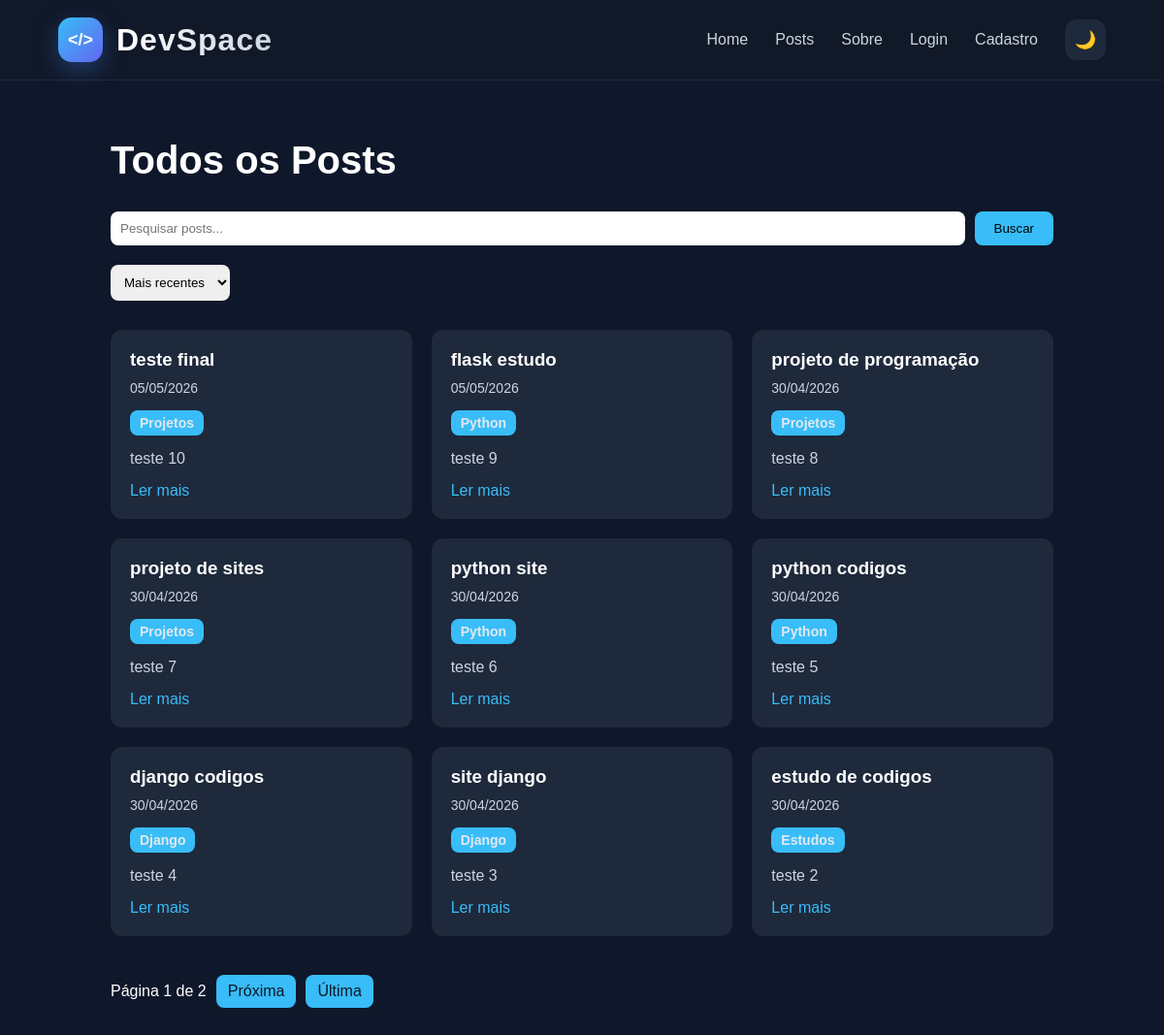
/posts/, run on the app's committed database.
### blog/models.py (models this page shows, shortened)
class Post(models.Model):
    titulo = models.CharField(
        max_length=200
    )
    conteudo = models.TextField()
    data_criacao = models.DateTimeField(
        auto_now_add=True
    )
    slug = models.SlugField(
        unique=True
    )
    categoria = models.ForeignKey(
        Categoria,
        on_delete=models.CASCADE,
        null=True,
        blank=True
    )
    likes = models.ManyToManyField(
        User,
        related_name='liked_posts',
        blank=True
    )
    imagem = models.ImageField(
        upload_to='posts/',
        null=True,
        blank=True
    )

class Categoria(models.Model):
    nome = models.CharField(
        max_length=100
    )

### blog/views.py (the view)
def posts(request):
    busca = request.GET.get('busca')
    categoria = request.GET.get('categoria')
    ordenacao = request.GET.get(
        'ordenacao'
    )
    posts = Post.objects.all()
    if ordenacao == 'antigos':
        posts = posts.order_by(
            'data_criacao'
        )
    elif ordenacao == 'az':
        posts = posts.order_by(
            'titulo'
        )
    else:
        posts = posts.order_by(
            '-data_criacao'
        )
    if busca:
        posts = posts.filter(
            titulo__icontains=busca
        )
    if categoria:
        posts = posts.filter(
            categoria__nome=categoria
        )
    paginator = Paginator(
        posts,
        9
    )
    page = request.GET.get('page')
    posts = paginator.get_page(page)
    return render(
        request,
        'posts.html',
        {
            'posts': posts
        }
    )

### blog/templates/posts.html (shortened to what this page needs)
{% extends 'base.html' %}
{% block content %}
<div class="container">
    <h2 class="section-title">
        Todos os Posts
    </h2>
    <form class="search-form">
        <input type="text" name="busca" placeholder="Pesquisar posts...">
        <button type="submit">
            Buscar
        </button>
    </form>
    <form class="order-form">
        <select name="ordenacao" onchange="this.form.submit()">
            <option value="">
                Mais recentes
            </option>
        </select>
    </form>
    <div class="posts-grid">
        {% for post in posts %}
        <div class="post-card">
            <h3>
                {{ post.titulo }}
            </h3>
            <p class="post-date">
                {{ post.data_criacao|date:"d/m/Y" }}
            </p>
            <a class="post-category" href="/posts/?categoria={{ post.categoria.nome }}">
                {{ post.categoria.nome }}
            </a>
            <p>
                {{ post.conteudo|truncatewords:20 }}
            </p>
            <a href="/post/{{ post.slug }}/">
                Ler mais
            </a>
        </div>
        {% endfor %}
    </div>
    <div class="pagination">
        <span>
            Página {{ posts.number }}
            de {{ posts.paginator.num_pages }}
        </span>
        {% if posts.has_next %}
        <a href="?page={{ posts.next_page_number }}">
            Próxima
        </a>
        <a href="?page={{ posts.paginator.num_pages }}">
            Última
        </a>
        {% endif %}
    </div>
</div>
{% endblock %}

### blog/static/css/style.css (style rules this page uses)
* { margin: 0; padding: 0; box-sizing: border-box; }
body { background-color: #0f172a; color: white; font-family: Arial, Helvetica, sans-serif; transition: 0.3s; }
.container { width: 90%; max-width: 1200px; margin: auto; }
.section-title { margin-bottom: 30px; font-size: 40px; }
.posts-grid { display: grid; grid-template-columns: repeat( auto-fit, minmax(300px, 1fr) ); gap: 20px; }
.post-card { background-color: #1e293b; padding: 20px; border-radius: 12px; transition: 0.3s; }
.post-card h3 { margin-bottom: 10px; }
.post-card p { margin-bottom: 15px; color: #cbd5e1; }
.post-card a { text-decoration: none; color: #38bdf8; }
.post-date { font-size: 14px; color: #94a3b8; margin-bottom: 10px; }
.post-category { display: inline-block; background-color: #38bdf8; color: #e2e8f0 !important; padding: 5px 10px; border-radius: 8px; text-decoration: none; font-size: 14px; margin-bottom: 15px; font-weight: bold; }
.search-form { margin-bottom: 20px; display: flex; gap: 10px; }
.search-form input { flex: 1; padding: 10px; border-radius: 8px; border: none; }
.search-form button { padding: 10px 20px; border: none; border-radius: 8px; background-color: #38bdf8; cursor: pointer; }
.order-form { margin-bottom: 30px; }
.order-form select { padding: 10px; border-radius: 8px; border: none; }
.pagination { margin-top: 40px; display: flex; gap: 10px; align-items: center; }
.pagination a { text-decoration: none; background-color: #38bdf8; color: #0f172a; padding: 8px 12px; border-radius: 8px; }
.post-card a, .likes a, .pagination a { transition: 0.3s; }

### data on the page
Post: titulo "teste final", data_criacao "05/05/2026", categoria.nome "Projetos", conteudo "teste 10"
Post: titulo "flask estudo", data_criacao "05/05/2026", categoria.nome "Python", conteudo "teste 9"
Post: titulo "projeto de programação", data_criacao "30/04/2026", categoria.nome "Projetos", conteudo "teste 8"
Post: titulo "projeto de sites", data_criacao "30/04/2026", categoria.nome "Projetos", conteudo "teste 7"
Post: titulo "python site", data_criacao "30/04/2026", categoria.nome "Python", conteudo "teste 6"
Post: titulo "python codigos", data_criacao "30/04/2026", categoria.nome "Python", conteudo "teste 5"
Post: titulo "django codigos", data_criacao "30/04/2026", categoria.nome "Django", conteudo "teste 4"
Post: titulo "site django", data_criacao "30/04/2026", categoria.nome "Django", conteudo "teste 3"
Post: titulo "estudo de codigos", data_criacao "30/04/2026", categoria.nome "Estudos", conteudo "teste 2"

### other printed values
{{ posts.number }} "1"
{{ posts.paginator.num_pages }} "2"
